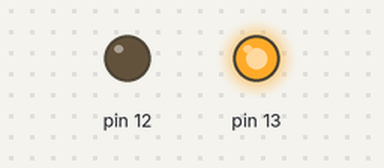
The sketch below on a simulated Arduino Uno, built with avr-gcc and run on an emulated ATmega328P. Shown: output pins drawn as LEDs (lit = HIGH).

Above: at 0.5 s.
At 2.5 s:
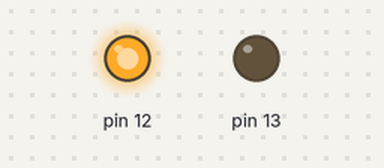
At 4.5 s:
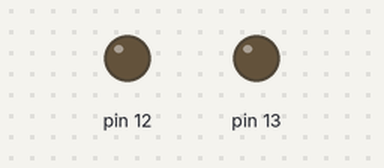
Timing chart, 0 to 7.8 s (numbered marks = the images above):
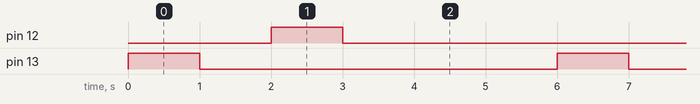

Measured:
- by itself, pin 12, pin 13: alternates HIGH for 1.0 s and LOW for 5.0 s
- by itself, everything shown: repeats every 6.0 s, in 4 steps

The sketch:

sketch_mar20a.ino
```cpp
void setup()
{
   pinMode(13,OUTPUT);
   pinMode(12,OUTPUT);
  }

void loop()
{

  digitalWrite(13,1);
  delay(1000);
  digitalWrite(13,0);
  delay(1000);
  digitalWrite(12,1);
  delay(1000);
  digitalWrite(12,0);
  delay(1000);
  digitalWrite(11,1);
  delay(1000);
  digitalWrite(11,0);
  delay(1000);
  }
```
